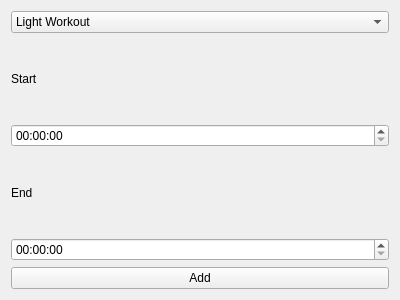
<?xml version="1.0" encoding="UTF-8"?>
<ui version="4.0">
 <class>ExerciseScreen</class>
 <widget class="QWidget" name="ExerciseScreen">
  <property name="geometry">
   <rect>
    <x>0</x>
    <y>0</y>
    <width>400</width>
    <height>300</height>
   </rect>
  </property>
  <property name="windowTitle">
   <string>Form</string>
  </property>
  <layout class="QVBoxLayout" name="verticalLayout">
   <item>
    <widget class="QComboBox" name="comboBox">
     <item>
      <property name="text">
       <string>Light Workout</string>
      </property>
     </item>
     <item>
      <property name="text">
       <string>Medium Workout</string>
      </property>
     </item>
     <item>
      <property name="text">
       <string>Intense Workout</string>
      </property>
     </item>
    </widget>
   </item>
   <item>
    <widget class="QLabel" name="label_2">
     <property name="text">
      <string>Start</string>
     </property>
    </widget>
   </item>
   <item>
    <widget class="QTimeEdit" name="endTime"/>
   </item>
   <item>
    <widget class="QLabel" name="label">
     <property name="text">
      <string>End</string>
     </property>
    </widget>
   </item>
   <item>
    <widget class="QTimeEdit" name="startTime"/>
   </item>
   <item>
    <widget class="QPushButton" name="addWorkout">
     <property name="text">
      <string>Add</string>
     </property>
    </widget>
   </item>
  </layout>
 </widget>
 <resources/>
 <connections>
  <connection>
   <sender>addWorkout</sender>
   <signal>clicked()</signal>
   <receiver>ExerciseScreen</receiver>
   <slot>newExerciseSlot()</slot>
   <hints>
    <hint type="sourcelabel">
     <x>199</x>
     <y>274</y>
    </hint>
    <hint type="destinationlabel">
     <x>199</x>
     <y>149</y>
    </hint>
   </hints>
  </connection>
 </connections>
 <slots>
  <slot>newExerciseSlot()</slot>
 </slots>
</ui>
